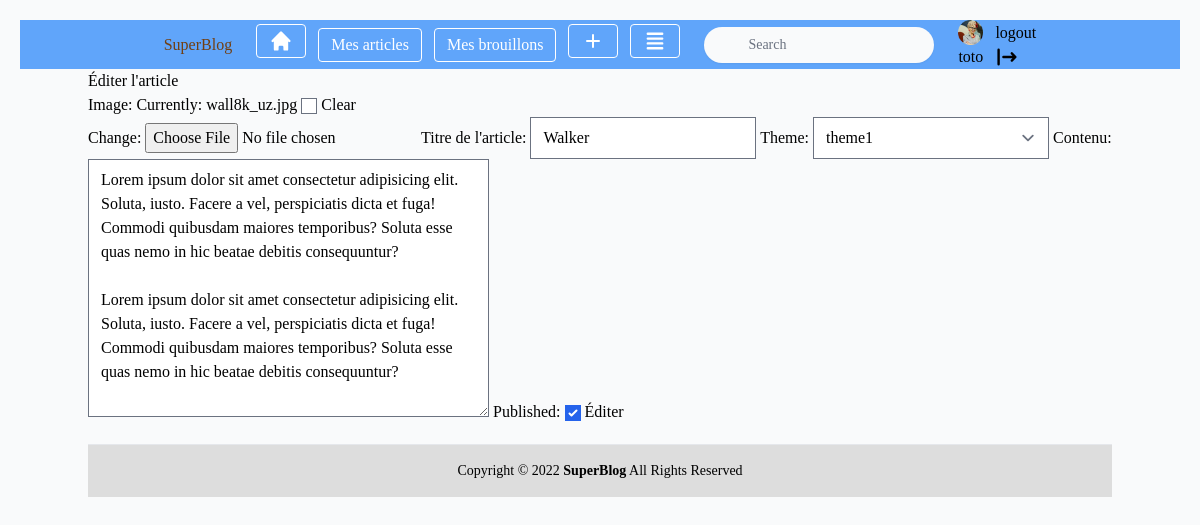
The page /edit/toto_walker (signed in) on the database its author committed.
### utilisateur/models.py (models this page shows, shortened)
class User(AbstractUser):
	profile_photo = models.ImageField(verbose_name='Photo de profil', null=True, blank=True, default=None)
	role = models.CharField(max_length=10, choices=ROLE_CHOICES, verbose_name='Rôle')
	def __str__(self):
		return self.username

### blogs/models.py (models this page shows, shortened)
class Articles(models.Model):
	image = models.ImageField(null=True, blank=True, default=None)
	title=models.CharField(max_length=100, verbose_name='titre de l\'article')
	contenu=models.TextField(verbose_name='Contenu')
	author=models.ForeignKey(User, on_delete=models.SET_NULL, null=True, blank=True)
	published=models.BooleanField(default=False)
	date_pub=models.DateTimeField(auto_now_add=True)
	date_mod=models.DateTimeField(auto_now=True)
	theme=models.ForeignKey(Themes, on_delete=models.SET_NULL, null=True, blank=True)
	tags=models.ManyToManyField(Tags, related_name='articles_tag', blank=True)
	slug = models.SlugField(max_length=255, blank=True)
	likes = models.ManyToManyField(User, related_name='article_like', blank=True)
	enregistrements = models.ManyToManyField(User, related_name='article_save', blank=True)
	class Meta:
		ordering = ['-date_pub']
		verbose_name = "Article"

class Themes(models.Model):
	theme=models.CharField(max_length=50, verbose_name='theme de l\'article')
	def __str__(self):
		return self.theme

### blogs/views.py (the view)
# urls.py: path('edit/<str:slug>', EditArticle.as_view(), name="edit"),
class EditArticle(LoginRequiredMixin,UpdateView):
	login_url= 'user:login'
	model = blog.Articles
	template_name = "blogs/article_edit.html"
	fields = ["image", "title", "theme", "contenu", "published"]

### blogs/templates/blogs/article_edit.html (shortened to what this page needs)
{% extends 'base.html' %}
{% block content %}
    <h1>Éditer l'article</h1>
    <form method="POST">
        {{ form }}
        <input type="submit" value="Éditer">
    </form>
{% endblock %}

### templates/nav.html (shortened to what this page needs)
<nav class="bg-blue-400 ">
<ul class="flex items-center justify-center">
  <li class="mr-3">
    <p class="inline-block text-yellow-900 py-1 px-3">SuperBlog</p>
  </li>
  <li class="mr-3">
    <a class="inline-block border border-white rounded hover:border-gray-200 text-white hover:bg-gray-200 py-1 px-3" href="{% url 'blog:home'%}"><svg class="w-6 h-6" fill="currentColor" viewBox="0 0 20 20" xmlns="http://www.w3.org/2000/svg"><path d="M10.707 2.293a1 1 0 00-1.414 0l-7 7a1 1 0 001.414 1.414L4 10.414V17a1 1 0 001 1h2a1 1 0 001-1v-2a1 1 0 011-1h2a1 1 0 011 1v2a1 1 0 001 1h2a1 1 0 001-1v-6.586l.293.293a1 1 0 001.414-1.414l-7-7z"></path></svg></a>
  </li>
  {%if user.role == "BLOGGEUR"%}
  <li class="mr-3">
    <a class="inline-block border border-white rounded hover:border-gray-200 text-white hover:bg-gray-200 py-1 px-3" href="{% url 'blog:mesArticles'%}">Mes articles</a>
  </li>
  <li class="mr-3">
    <a class="inline-block border border-white rounded hover:border-gray-200 text-white hover:bg-gray-200 py-1 px-3" href="{%url 'blog:brouillons'%}">Mes brouillons</a>
  </li>
  <li class="mr-3">
    <a class="inline-block border border-white rounded hover:border-gray-200 text-white hover:bg-gray-200 py-1 px-3" href="{%url 'blog:add'%}"><svg class="w-6 h-6" fill="none" stroke="currentColor" viewBox="0 0 24 24" xmlns="http://www.w3.org/2000/svg"><path stroke-linecap="round" stroke-linejoin="round" stroke-width="2" d="M12 6v6m0 0v6m0-6h6m-6 0H6"></path></svg></a>
  </li>
  {%endif%}
{% if user.is_authenticated%}
<li class="mr-3">
    <a class="inline-block border border-white rounded hover:border-gray-200 text-white hover:bg-gray-200 py-1 px-3" href="{%url 'blog:save'%}"></a>
</li>
{%endif%}
<li class="mr-3">
	<div class="relative lg:ml-auto hidden lg:block py-1 px-3">
            	<form id="searchform" action="{% url 'blog:search' %}" method="get" accept-charset="utf-8">
                <input type="text" name="q" id="searchbox"
                    class="block w-full shadow-sm border-none rounded-3xl  pl-11 pr-2 py-2 focus:outline-none bg-gray-50 text-sm text-gray-700 placeholder-gray-500"
                    placeholder="Search">
</li>
	{% if user.is_authenticated%}
        <li class="mr-3">
          <a href="{%url 'user:profil'%}" class="inline-block">{%if user.profile_photo%}
         <img width="25" height="25" src="{{user.profile_photo.url}}">
{%else%}<svg class="w-6 h-6" fill="currentColor" viewBox="0 0 20 20" xmlns="http://www.w3.org/2000/svg"><path fill-rule="evenodd" d="M10 9a3 3 0 100-6 3 3 0 000 6zm-7 9a7 7 0 1114 0H3z" clip-rule="evenodd"></path></svg>{%endif%}{{request.user}}</a>
        </li>
        <li class="mr-3">
          <a href="{% url 'user:logout'%}" class="inline-block">logout</a>
        </li>
	        {%endif%}
</ul>
</nav>

### utilisateur/static/utilisateur/css/style.css (style rules this page uses)
* { box-sizing: border-box; }
body { font-family: Arial; padding: 20px; background: #f1f1f1; background-image: url("/media/bg2.jpg"); background-attachment: fixed; background-size: contain; }

### rows shown on the page
User: profile_photo (picture), user "toto"
Articles: title "Walker", contenu "Lorem ipsum dolor sit amet consectetur adipisicing elit. Soluta, iusto. Facere a vel, perspiciatis dicta et fuga! Commodi quibusdam maiores temporibus? Soluta esse quas nemo in hic beatae debitis consequuntur? Lorem ipsum dolor sit amet consectetur adipisicing elit. Soluta, iusto. Facere a vel, perspiciatis dicta et fuga! Commodi quibusdam maiores temporibus? Soluta esse quas nemo in hic beatae debitis consequuntur?", published "☑"
Themes: theme "theme1"
